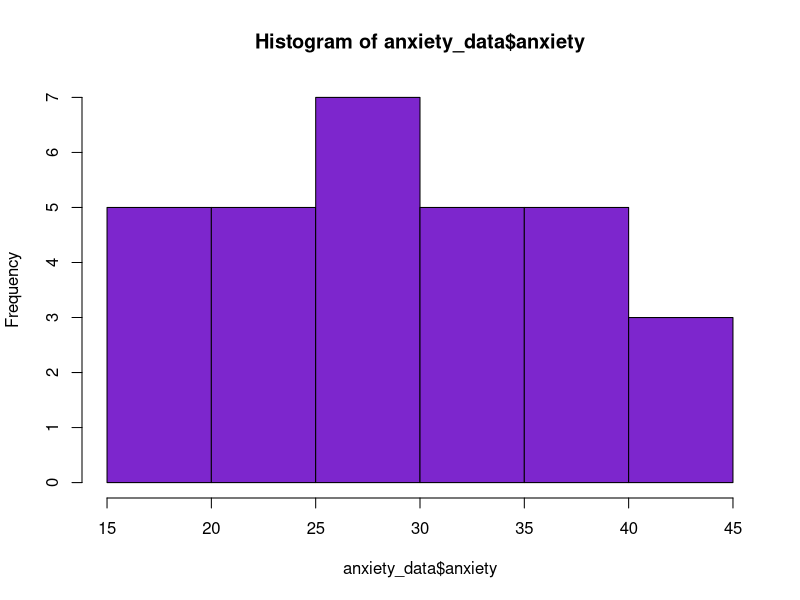
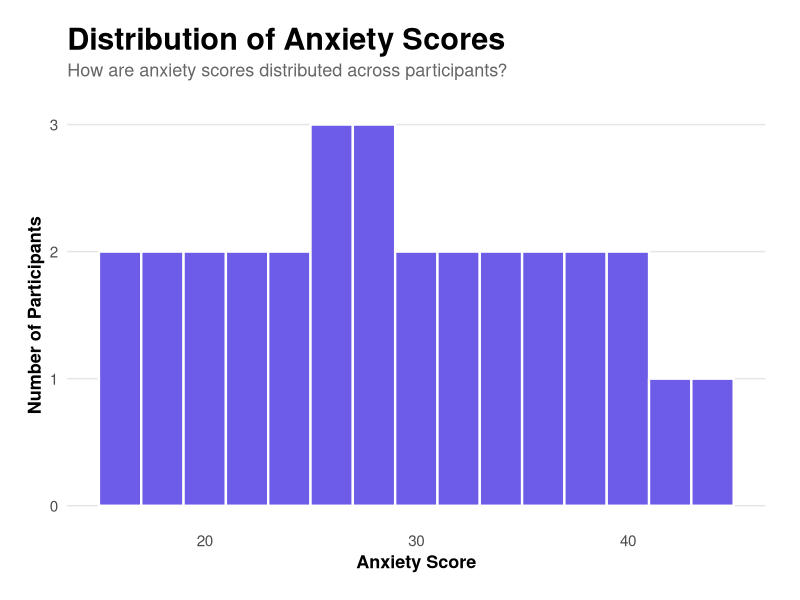
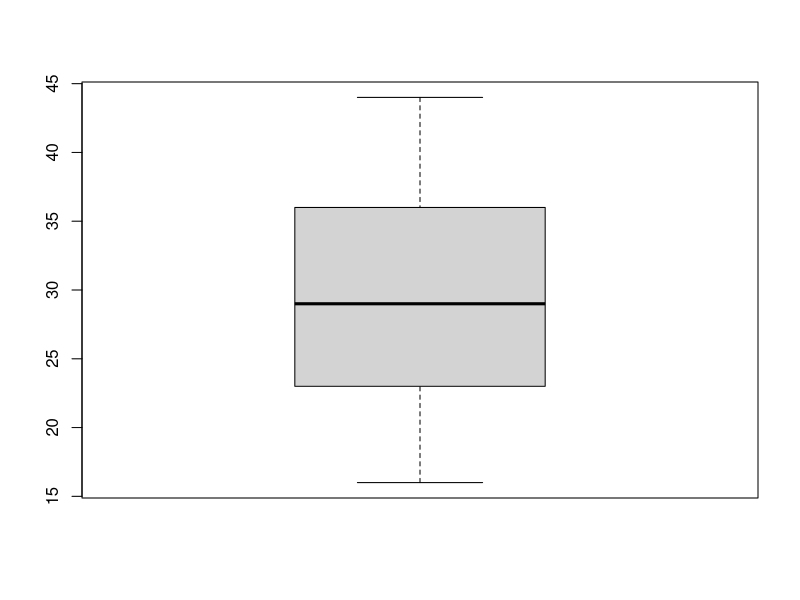
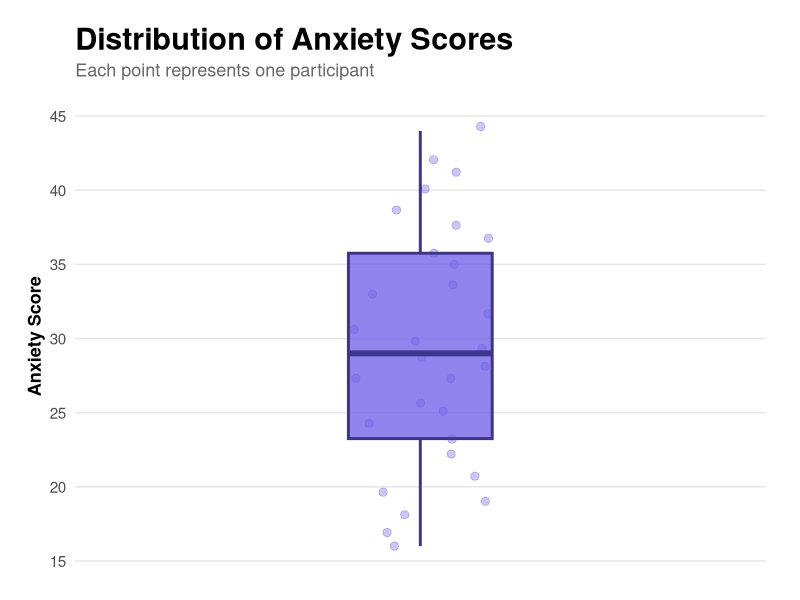

Write R code to recreate these figures, in order.
# Packages we need
library(psych)
library(ggplot2)
#-----
# Import the data
#-----

# If you did not have the data file loaded into JupyterHub already, you would:
# 1. Download anxiety_data.csv to your computer.
# 2. Open JupyterHub.
# 3. Upload anxiety_data.csv into the same folder as this notebook.
#
# The quotation marks contain the name of the file.
# The arrow saves the imported dataset as anxiety_data.

# Set your working directory, then:
anxiety_data <- read.csv("anxiety_data.csv")


#-----
# Look at the data
#-----

# Display the first 6 rows of the dataset
head(anxiety_data)

# Display the names of the variables
names(anxiety_data)

# Display the number of rows and columns
dim(anxiety_data)


#-----
# Calculate descriptive statistics
#-----

# Calculate the mean anxiety score
mean(anxiety_data$anxiety)

# Calculate the median anxiety score
median(anxiety_data$anxiety)

# Display the minimum and maximum anxiety scores
range(anxiety_data$anxiety)

# Calculate the range by subtracting the minimum from the maximum
max(anxiety_data$anxiety) - min(anxiety_data$anxiety)

# Calculate the interquartile range
IQR(anxiety_data$anxiety)

# Calculate the variance
var(anxiety_data$anxiety)

# Calculate the standard deviation
sd(anxiety_data$anxiety)


#-----
# Visualize the data
#-----

# Create a histogram of anxiety scores
hist(anxiety_data$anxiety, col = "purple3")

# nicer
ggplot(anxiety_data, aes(x = anxiety)) +
  geom_histogram(
    binwidth = 2,
    fill = "#6C5CE7",
    color = "white",
    linewidth = 0.8) +
  
  labs(title = "Distribution of Anxiety Scores",
    subtitle = "How are anxiety scores distributed across participants?",
    x = "Anxiety Score",
    y = "Number of Participants") +
  theme_minimal(base_size = 15) +
  theme(plot.title = element_text(size = 22,
                                  face = "bold",
                                  margin = margin(b = 5)),
    plot.subtitle = element_text(size = 13,
                                 color = "grey40",
                                 margin = margin(b = 18)),
    axis.title = element_text(size = 13,face = "bold"),
    axis.text = element_text(size = 11,color = "grey30"),
    panel.grid.minor = element_blank(),
    panel.grid.major.x = element_blank(),
    panel.grid.major.y = element_line(
      color = "grey90",
      linewidth = 0.5),plot.margin = margin(20, 25, 20, 20))

# Create a boxplot of anxiety scores
boxplot(anxiety_data$anxiety)

# Nicer
ggplot(anxiety_data, aes(x = "", y = anxiety)) +
  
  # Raw data points
  geom_jitter(width = 0.12, size = 2.5,
    alpha = 0.35, color = "#6C5CE7") +
  
  # Boxplot
  geom_boxplot(width = 0.25,
    fill = "#6C5CE7",
    alpha = 0.75,
    color = "#3D348B",
    linewidth = 1,
    outlier.shape = NA) +
  
  labs(title = "Distribution of Anxiety Scores",
    subtitle = "Each point represents one participant",
    x = NULL,
    y = "Anxiety Score") +
  
  theme_minimal(base_size = 15) +
  theme(plot.title = element_text(
      size = 22,
      face = "bold",
      margin = margin(b = 5)),
    plot.subtitle = element_text(size = 13,
      color = "grey40",
      margin = margin(b = 18)),
    axis.title.y = element_text(
      size = 13,
      face = "bold"), axis.text.y = element_text(
      size = 11,
      color = "grey30"),axis.text.x = element_blank(),
    panel.grid.minor = element_blank(),
    panel.grid.major.x = element_blank(),
    panel.grid.major.y = element_line(
      color = "grey90",
      linewidth = 0.5),plot.margin = margin(20, 25, 20, 20))

#-----
# Use the psych package
#-----

# Display several descriptive statistics at once
describe(anxiety_data)
